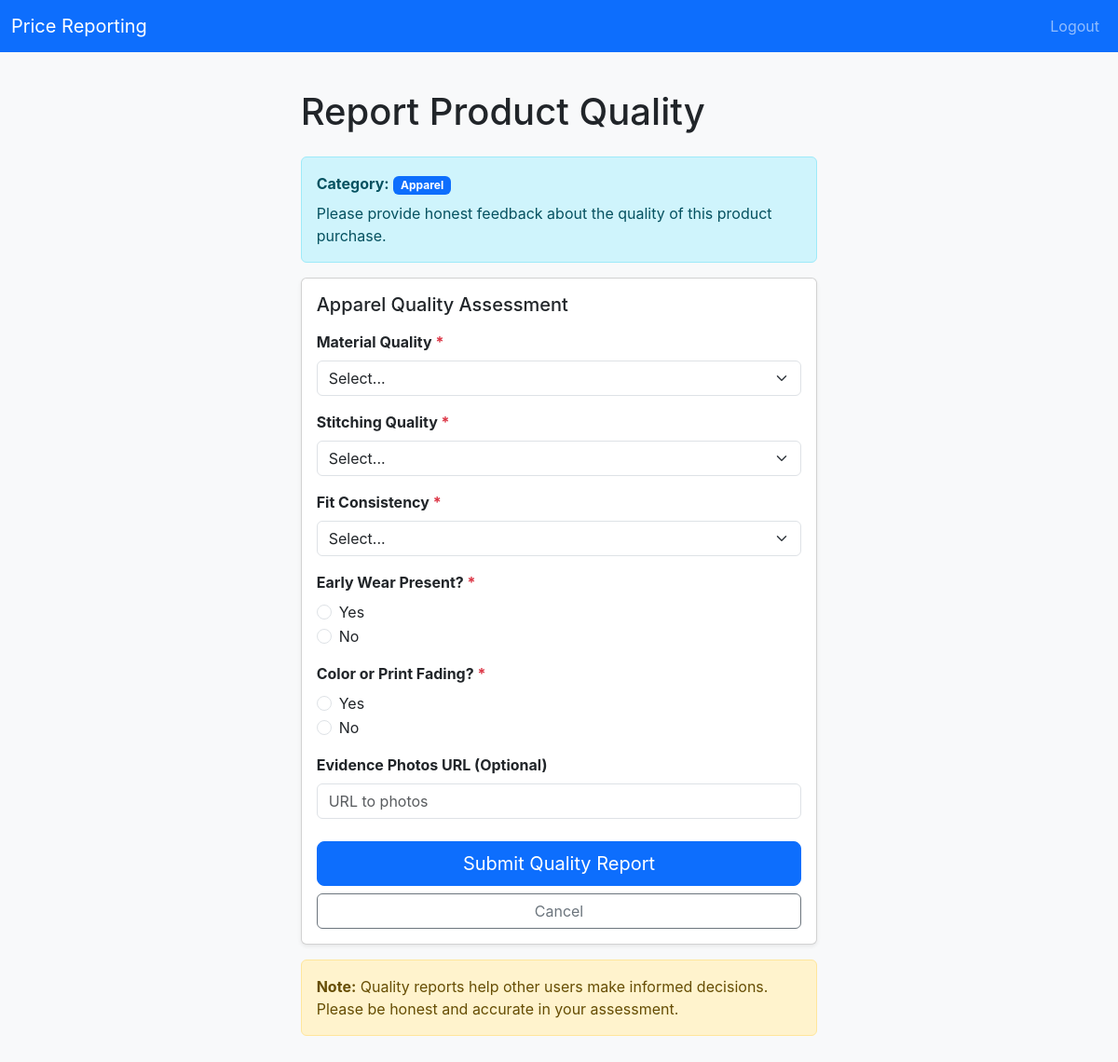
The page /create/quality_report/3 (signed in) on the database as committed earlier.
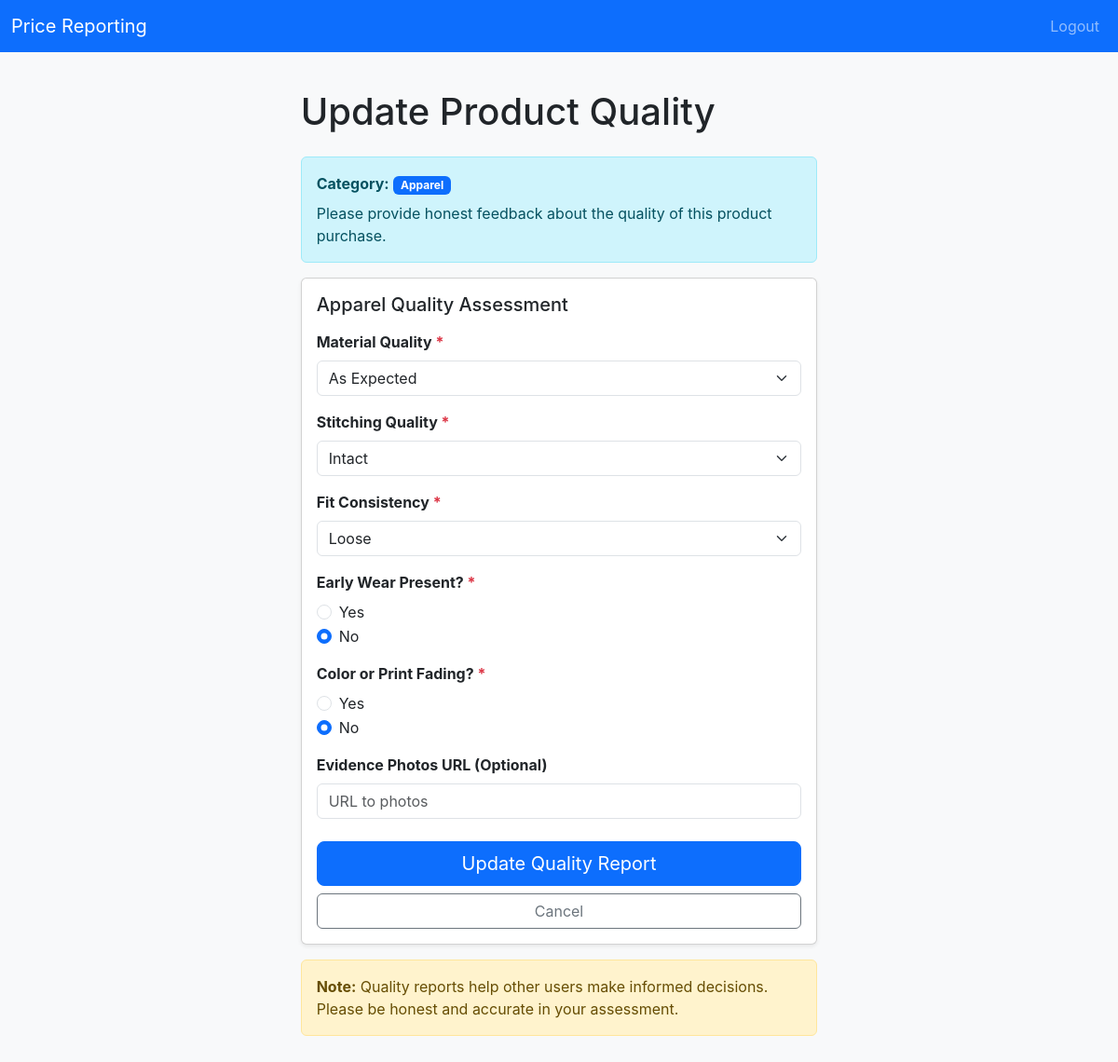
The same page on the database as committed later.
### tables this page shows
CREATE TABLE apparel_quality_reports (
  id INTEGER PRIMARY KEY AUTOINCREMENT,

  quality_report_id INTEGER NOT NULL UNIQUE,

  material_quality TEXT CHECK (material_quality IN ('as_expected','below_expected','poor')) NOT NULL,

  stitching_quality TEXT CHECK (stitching_quality IN ('intact','minor_defects','major_defects')) NOT NULL,

  fit_consistency TEXT CHECK (fit_consistency IN ('as_expected','tight','loose','inconsistent')) NOT NULL,

  early_wear_present INTEGER NOT NULL CHECK (early_wear_present IN (0,1)),

  color_or_print_fading INTEGER NOT NULL CHECK (color_or_print_fading IN (0,1)),

  evidence_photos TEXT,

  normalized_quality_score REAL NOT NULL CHECK (normalized_quality_score BETWEEN 0.0 AND 1.0),

  scoring_version TEXT NOT NULL,

  created_at DATETIME NOT NULL DEFAULT CURRENT_TIMESTAMP,

  FOREIGN KEY (quality_report_id)
    REFERENCES quality_reports(id)
    ON DELETE CASCADE
);

### routes/user.py (the view)
@user_bp.route("/create/quality_report/<int:price_report_id>", methods=["GET", "POST"])
@login_required
def create_quality_report(price_report_id):
    try:
        pr = db.execute(
            "SELECT pr.id, pr.user_id, p.category "
            "FROM price_reports pr "
            "JOIN product_aliases pa ON pr.product_alias_id = pa.id "
            "JOIN products p ON pa.product_id = p.id "
            "WHERE pr.id = ?",
            price_report_id
        )
    except Exception as e:
        print(f"Database error: {e}")
        return apology("Database error", 500)
    if not pr:
        return apology("Price report not found", 404)
    if pr[0]['user_id'] != session.get("user_id"):
        return apology("Access denied", 403)
    try:
        existing_qr = db.execute(
            "SELECT id FROM quality_reports WHERE price_report_id = ?",
            price_report_id
        )
    except Exception as e:
        print(f"Database error checking existing quality report: {e}")
        return apology("Database error", 500)
    category = pr[0]['category']
    is_update = len(existing_qr) > 0
    if request.method == "POST":
        if category == 'electronics':
            return process_electronics_quality(price_report_id, category, is_update)
        elif category == 'pharma':
            return process_pharma_quality(price_report_id, category, is_update)
        elif category == 'food':
            return process_food_quality(price_report_id, category, is_update)
        elif category == 'apparel':
            return process_apparel_quality(price_report_id, category, is_update)
        else:
            return apology("Invalid category", 400)
    else:
        existing_data = None
        if is_update:
            existing_data = get_existing_quality_data(price_report_id, category)
        return render_template("create_quality_report.html",
                             price_report_id=price_report_id,
                             category=category,
                             is_update=is_update,
                             existing_data=existing_data)

### app.py (called while the page is built)
@app.after_request
def after_request(response):
    response.headers["Cache-Control"] = "no-cache, no-store, must-revalidate"
    response.headers["Expires"] = 0
    response.headers["Pragma"] = "no-cache"
    return response

### helpers.py (called while the page is built)
def login_required(f):
    @wraps(f)
    def decorated_function(*args, **kwargs):
        if session.get("user_id") is None:
            return redirect("/login")
        return f(*args, **kwargs)
    return decorated_function

### templates/create_quality_report.html (shortened to what the changed rows need)
{% extends "layout.html" %}
{% block content %}
<div class="container">
  <div class="row justify-content-center">
    <div class="col-lg-8">
      <h1 class="mb-4">{% if is_update %}Update{% else %}Report{% endif %} Product Quality</h1>
      <div class="alert alert-info">
        <strong>Category:</strong> <span class="badge bg-primary">{{ category|capitalize }}</span>
        <p class="mb-0 mt-2">Please provide honest feedback about the quality of this product purchase.</p>
      </div>
      <div class="card shadow-sm">
        <div class="card-body">
          <form method="post" id="quality-report-form">
            {% if category == 'electronics' %}
            <h5 class="mb-3">Electronics Quality Assessment</h5>
            <div class="mb-3">
              <label class="form-label fw-bold">Device Functional? <span class="text-danger">*</span></label>
              <div>
                <div class="form-check">
                  <input class="form-check-input" type="radio" name="device_functional" id="functional_yes" value="1" required
                    {% if existing_data and existing_data.device_functional == 1 %}checked{% endif %}>
                  <label class="form-check-label" for="functional_yes">Yes</label>
                </div>
                <div class="form-check">
                  <input class="form-check-input" type="radio" name="device_functional" id="functional_no" value="0"
                    {% if existing_data and existing_data.device_functional == 0 %}checked{% endif %}>
                  <label class="form-check-label" for="functional_no">No</label>
                </div>
              </div>
            </div>
            <div class="mb-3">
              <label for="authenticity_confidence" class="form-label fw-bold">Authenticity Confidence (1-5) <span class="text-danger">*</span></label>
              <select class="form-select" id="authenticity_confidence" name="authenticity_confidence" required>
                <option value="">Select...</option>
                <option value="1" {% if existing_data and existing_data.authenticity_confidence == 1 %}selected{% endif %}>1 - Definitely Counterfeit</option>
                <option value="2" {% if existing_data and existing_data.authenticity_confidence == 2 %}selected{% endif %}>2 - Likely Counterfeit</option>
                <option value="3" {% if existing_data and existing_data.authenticity_confidence == 3 %}selected{% endif %}>3 - Uncertain</option>
                <option value="4" {% if existing_data and existing_data.authenticity_confidence == 4 %}selected{% endif %}>4 - Likely Authentic</option>
                <option value="5" {% if existing_data and existing_data.authenticity_confidence == 5 %}selected{% endif %}>5 - Definitely Authentic</option>
              </select>
            </div>
            <div class="mb-3">
              <label for="condition_match" class="form-label fw-bold">Condition Match Expectation (1-5) <span class="text-danger">*</span></label>
              <select class="form-select" id="condition_match" name="condition_match" required>
                <option value="">Select...</option>
                <option value="1" {% if existing_data and existing_data.condition_match == 1 %}selected{% endif %}>1 - Much Worse</option>
                <option value="2" {% if existing_data and existing_data.condition_match == 2 %}selected{% endif %}>2 - Worse</option>
                <option value="3" {% if existing_data and existing_data.condition_match == 3 %}selected{% endif %}>3 - As Expected</option>
                <option value="4" {% if existing_data and existing_data.condition_match == 4 %}selected{% endif %}>4 - Better</option>
                <option value="5" {% if existing_data and existing_data.condition_match == 5 %}selected{% endif %}>5 - Much Better</option>
              </select>
            </div>
            <div class="mb-3">
              <label class="form-label fw-bold">Warranty Honored?</label>
              <div>
                <div class="form-check">
                  <input class="form-check-input" type="radio" name="warranty_honored" id="warranty_yes" value="1"
                    {% if existing_data and existing_data.warranty_honored == 1 %}checked{% endif %}>
                  <label class="form-check-label" for="warranty_yes">Yes</label>
                </div>
                <div class="form-check">
                  <input class="form-check-input" type="radio" name="warranty_honored" id="warranty_no" value="0"
                    {% if existing_data and existing_data.warranty_honored == 0 %}checked{% endif %}>
                  <label class="form-check-label" for="warranty_no">No</label>
                </div>
                <div class="form-check">
                  <input class="form-check-input" type="radio" name="warranty_honored" id="warranty_na" value=""
                    {% if not existing_data or existing_data.warranty_honored is none %}checked{% endif %}>
                  <label class="form-check-label" for="warranty_na">N/A / Not Tested</label>
                </div>
              </div>
            </div>
            <div class="mb-3">
              <label class="form-label fw-bold">Accessories Complete? <span class="text-danger">*</span></label>
              <div>
                <div class="form-check">
                  <input class="form-check-input" type="radio" name="accessories_complete" id="accessories_yes" value="1" required
                    {% if existing_data and existing_data.accessories_complete == 1 %}checked{% endif %}>
                  <label class="form-check-label" for="accessories_yes">Yes</label>
                </div>
                <div class="form-check">
                  <input class="form-check-input" type="radio" name="accessories_complete" id="accessories_no" value="0"
                    {% if existing_data and existing_data.accessories_complete == 0 %}checked{% endif %}>
                  <label class="form-check-label" for="accessories_no">No</label>
                </div>
              </div>
            </div>
            <div class="mb-3">
              <label for="reported_issue" class="form-label fw-bold">Reported Issues (Optional)</label>
              <textarea class="form-control" id="reported_issue" name="reported_issue" rows="3"
                placeholder="Describe any issues or defects...">{% if existing_data %}{{ existing_data.reported_issue }}{% endif %}</textarea>
            </div>
            {% elif category == 'apparel' %}
            <h5 class="mb-3">Apparel Quality Assessment</h5>
            <div class="mb-3">
              <label for="material_quality" class="form-label fw-bold">Material Quality <span class="text-danger">*</span></label>
              <select class="form-select" id="material_quality" name="material_quality" required>
                <option value="">Select...</option>
                <option value="as_expected" {% if existing_data and existing_data.material_quality == 'as_expected' %}selected{% endif %}>As Expected</option>
              </select>
            </div>
            <div class="mb-3">
              <label for="stitching_quality" class="form-label fw-bold">Stitching Quality <span class="text-danger">*</span></label>
              <select class="form-select" id="stitching_quality" name="stitching_quality" required>
                <option value="">Select...</option>
                <option value="intact" {% if existing_data and existing_data.stitching_quality == 'intact' %}selected{% endif %}>Intact</option>
              </select>
            </div>
            <div class="mb-3">
              <label for="fit_consistency" class="form-label fw-bold">Fit Consistency <span class="text-danger">*</span></label>
              <select class="form-select" id="fit_consistency" name="fit_consistency" required>
                <option value="">Select...</option>
                <option value="loose" {% if existing_data and existing_data.fit_consistency == 'loose' %}selected{% endif %}>Loose</option>
              </select>
            </div>
            <div class="mb-3">
              <label class="form-label fw-bold">Early Wear Present? <span class="text-danger">*</span></label>
              <div>
                <div class="form-check">
                  <input class="form-check-input" type="radio" name="early_wear_present" id="wear_yes" value="1" required
                    {% if existing_data and existing_data.early_wear_present == 1 %}checked{% endif %}>
                  <label class="form-check-label" for="wear_yes">Yes</label>
                </div>
                <div class="form-check">
                  <input class="form-check-input" type="radio" name="early_wear_present" id="wear_no" value="0"
                    {% if existing_data and existing_data.early_wear_present == 0 %}checked{% endif %}>
                  <label class="form-check-label" for="wear_no">No</label>
                </div>
              </div>
            </div>
            <div class="mb-3">
              <label class="form-label fw-bold">Color or Print Fading? <span class="text-danger">*</span></label>
              <div>
                <div class="form-check">
                  <input class="form-check-input" type="radio" name="color_or_print_fading" id="fading_yes" value="1" required
                    {% if existing_data and existing_data.color_or_print_fading == 1 %}checked{% endif %}>
                  <label class="form-check-label" for="fading_yes">Yes</label>
                </div>
                <div class="form-check">
                  <input class="form-check-input" type="radio" name="color_or_print_fading" id="fading_no" value="0"
                    {% if existing_data and existing_data.color_or_print_fading == 0 %}checked{% endif %}>
                  <label class="form-check-label" for="fading_no">No</label>
                </div>
              </div>
            </div>
            <div class="mb-3">
              <label for="evidence_photos" class="form-label fw-bold">Evidence Photos URL (Optional)</label>
              <input type="text" class="form-control" id="evidence_photos" name="evidence_photos" placeholder="URL to photos" value="{% if existing_data %}{{ existing_data.evidence_photos }}{% endif %}">
            </div>
            {% endif %}
            <div class="d-grid gap-2 mt-4">
              <button type="submit" class="btn btn-primary btn-lg">{% if is_update %}Update Quality Report{% else %}Submit Quality Report{% endif %}</button>
              <a href="/user/price_reports" class="btn btn-outline-secondary">Cancel</a>
            </div>
          </form>
        </div>
      </div>
      <div class="alert alert-warning mt-3">
        <strong>Note:</strong> Quality reports help other users make informed decisions. Please be honest and accurate in your assessment.
      </div>
    </div>
  </div>
</div>
{% endblock %}

Rows that differ between the two databases and show on the page:
added apparel_quality_reports: material_quality "As Expected", stitching_quality "Intact", fit_consistency "Loose"
Other text that changed with them:
form field early_wear_present: "☐ No" → "☑ No"
form field color_or_print_fading: "☐ No" → "☑ No"
form field material_quality: "Select..." → (not shown)
form field stitching_quality: "Select..." → (not shown)
form field fit_consistency: "Select..." → (not shown)
text no longer shown: "Report Submit Quality Report"
text now shown: "Update Update Quality Report"
